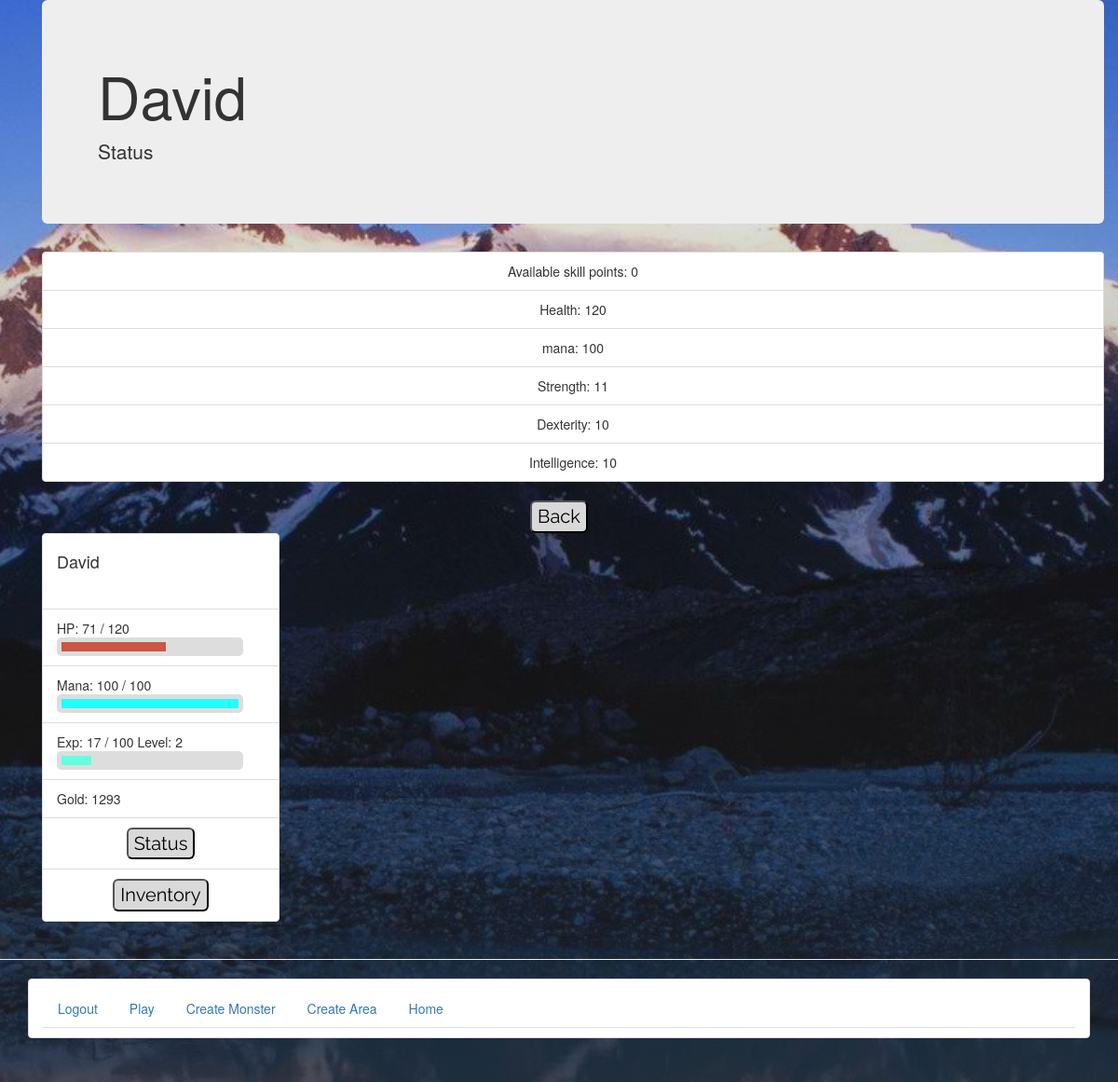
/rpg/status/ (signed in), run on the app's committed database.
### rpg/models.py (models this page shows)
class UserProfile(models.Model):
    user = models.OneToOneField(User)
    picture = models.ImageField(upload_to='profile_images', blank=True)
    level = models.IntegerField(default=1, blank=False)
    weapon = models.ForeignKey(Weapon, related_name="wielder+", null=True)
    armor  = models.ForeignKey(Armor, related_name="wearer+", null=True)
    maxHP = models.IntegerField(default=100, blank=False)
    currentHP = models.IntegerField(default=100, blank=False)
    maxMana = models.IntegerField(default=100, blank=False)
    currentMana = models.IntegerField(default=100, blank=False)
    strength = models.IntegerField(default=10, blank=False)
    skillpoints = models.IntegerField(default=0, blank=False)
    dexterity = models.IntegerField(default=10, blank=False)
    intelligence = models.IntegerField(default=10, blank=False)
    experience = models.IntegerField(default=0, blank=False)
    coordX = models.IntegerField(default=0, blank=False)
    coordY = models.IntegerField(default=0, blank=False)
    gold = models.IntegerField(default=0, blank=False)
    inBattle = models.BooleanField(default=False, blank=False)
    battle = models.ForeignKey(Battle, blank=True, null=True)
    inventory = models.ManyToManyField(Item, blank=True, null=True)
    areaID = models.ForeignKey(Area, blank=True, null=True)
    def __unicode__(self):
        return self.user.username

### rpg/views.py (the view, shortened to what this page needs)
def status(request):
    u = request.user.userprofile
    if u.skillpoints > 0:
        leveled = True
    else: leveled = False
    hp = u.currentHP*100 / u.maxHP
    mana = u.currentMana*100 / u.maxMana
    exp = u.experience
    contextDict = { 'char' : u, 'leveled' : leveled, 'hp' : hp, 'exp' : exp, 'mana' : mana, 'area' : u.areaID }
    return render(request, 'rpg/status.html', contextDict)

### templates/rpg/status.html (shortened to what this page needs)
{% extends 'rpg/gamebase.html' %}
{% block body_block %}
 {% if user.is_authenticated %}
<div class="container">
  <div class="jumbotron">
    <h1>{{ char }}</h1>
    <p>Status</p>
  </div>
</div>
<div class="container">
<form action="" method="post" align="center">
<ul class="list-group">
<li class="list-group-item">Available skill points: {{ char.skillpoints }} </li>
<li class="list-group-item">Health: {{ char.maxHP }}
</li>
<li class="list-group-item">mana: {{ char.maxMana }}
</li>
<li class="list-group-item">Strength: {{ char.strength }}
</li>
<li class="list-group-item">Dexterity: {{ char.dexterity }}
 </li>
<li class="list-group-item">Intelligence: {{ char.intelligence }}
 </li>
</ul>
</form>
</div>
<form action="{% url 'game' %}" method="post" align="center">
<input type="submit" name="back" value="Back" />
</form>
{% else %}
	<div class = "container">
	<h1> Please log in to play randaquest </h1>
	</div>
{% endif %}
{% endblock %}

### templates/rpg/gamebase.html (shortened to what this page needs)
<!DOCTYPE html>
{% load staticfiles %}
<html>
    <head>
    		<link rel="stylesheet" href="http://maxcdn.bootstrapcdn.com/bootstrap/3.2.0/css/bootstrap.min.css" type="text/css"/>
		<link href={{ MEDIA_URL }}css/buttons.css rel='stylesheet' type='text/css'>
    </head>
    <body>
        <div class="container">
            {% block body_block %}{% endblock %}
        </div>
<div class="container">
<div class="col-md-3">
<ul class="list-group">
  <li class="list-group-item"><h4>{{ char }}</h4></br>{% if char.picture %}<img src={{ MEDIA_URL }}{{ char.picture }} alt={{ char }} width=100; height=100;>{% endif %}</li>
  <li class="list-group-item">HP: {{ char.currentHP }} / {{ char.maxHP }}<div class="bar" data-total={{ char.maxHP }} data-value={{ char.currentHP }}>
<div class="health-bar">
 </div></li>
  <li class="list-group-item">Mana: {{ char.currentMana }} / {{ char.maxMana }}<div class="bar" data-total={{ char.maxMana }} data-value={{ char.currentMana }}>
<div class="mana-bar">
</div></li>
  <li class="list-group-item">Exp: {{ char.experience }} / 100  Level: {{ char.level }}<div class="bar" data-total={{ char.experience }} data-value="100">
<div class="exp-bar">
  </div></li>
<li class="list-group-item">Gold: {{char.gold}}</li>
<li class="list-group-item"><form action="{% url 'status' %}" method="post" align="center">
<input type="submit" name="status" value="Status" />
</form></li>
<li class="list-group-item"><form action="{% url 'inventory' %}" method="post" align="center">
<input type="submit" name="inventory" value="Inventory" />
</form></li>
</div>
</div>
        <hr />
        <div class="container">
<ul class="list-group">
<li class="list-group-item">
        <ul class="nav nav-tabs" role="tablist">
    {% if user.is_authenticated %}
        <li><a href="{% url 'logout' %}">Logout</a></li>
	<li><a href="{% url 'game' %}">Play</a></li>
	<li><a href="{% url 'create_monster' %}">Create Monster</a></li>
        <li><a href="{% url 'create_area' %}">Create Area</a></li>
    {% else %}
        <li><a href="{% url 'register' %}">Register Here</a></li>
        <li><a href="{% url 'login' %}">Login</a></li>
    {% endif %}
    <li><a href="{% url 'index' %}">Home</a></li>
	</ul>
</li>
</ul>
	</div>
    </body>
</html>

### media/css/buttons.css (style rules this page uses)
input[type="submit"] { background-color:#D9D9D9; -moz-border-radius: 5px; -webkit-border-radius: 5px; border-radius:6px; color: black; font-family: 'Raleway', sans-serif; font-size: 20px; }

### data on the page
UserProfile: user.username "David", skillpoints "0", maxHP "120", maxMana "100", strength "11", dexterity "10", intelligence "10", currentHP "71", currentMana "100", experience "17", level "2", gold "1293"
